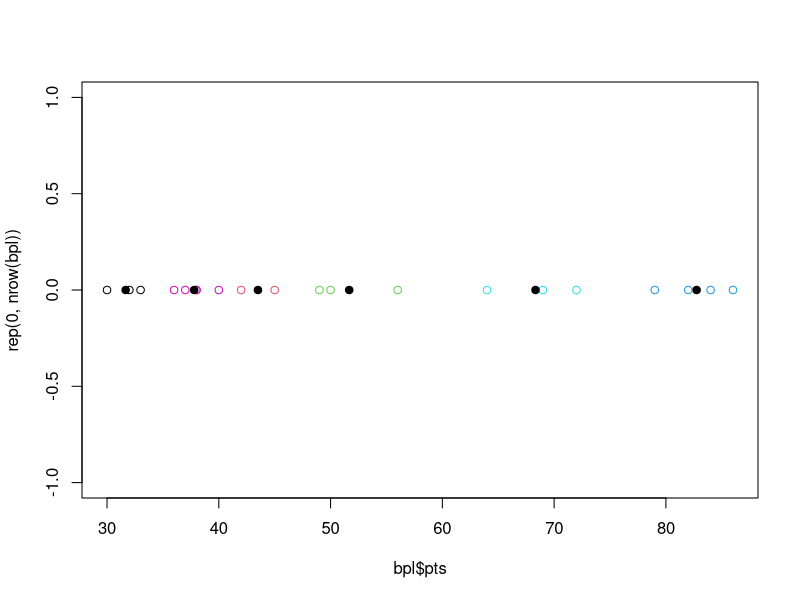
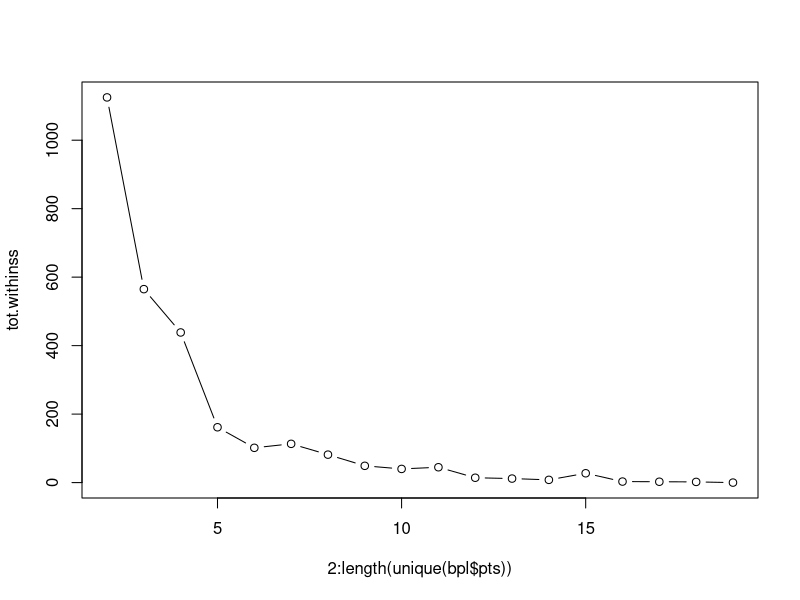

These figures' R source, in order:
## ---- chunk 1
bpl <- read.csv("bpl.csv")
bpl
# compute the points for each team
require(dplyr)
bpl <- mutate(bpl, pts = W*3 + D)
head(bpl)
## ---- chunk 2
# number of unique pts
# the number of groups cannot be greater than the number of point
fit <- kmeans(bpl$pts, 6)
plot(bpl$pts,y=rep(0,nrow(bpl)), col = fit$cluster)
points(fit$centers, rep(0,length(fit$centers)), pch = 21, bg = "black")
bpl$cluster <- fit$cluster
## ---- chunk 3
fit
## ---- chunk 4
fit$withinss
fit$tot.withinss
## ---- chunk 5
tot.withinss <- NULL
for(i in 2:length(unique(bpl$pts))) {
  fit <- kmeans(bpl$pts, i)
  tot.withinss <- c(tot.withinss, fit$tot.withinss)
}
plot(2:length(unique(bpl$pts)), tot.withinss, type="b")
# arguably there is not much improvement after 5 clusters
# you can see clearly very big improvements from 
## ---- chunk 6
fit <- kmeans(bpl$pts, 5)
bpl$cluster <- fit$cluster
## ---- chunk 7
fit.iris <- kmeans(select(iris,Sepal.Length:Petal.Width), 3)
fit.iris
## ---- chunk 8
iris.cluster <- mutate(iris, cluster = fit.iris$cluster)
table(iris.cluster[,c("Species","cluster")])
